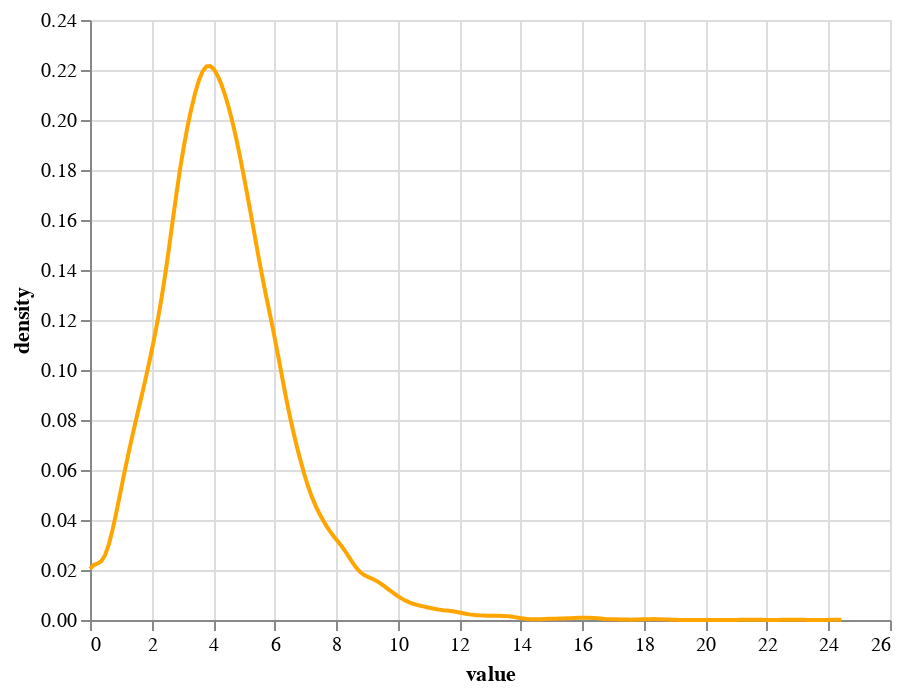

The code cell stored with this chart in its notebook:
### Code cell
long_enough_taxiing_df = dep_arr_df.query('mvt_type=="DEP" & real_dur_minutes > 5')
long_enough_taxiing_df = compute_avg_duration(
    long_enough_taxiing_df,
    on_col="taxi_holding_time_minutes",  # "taxi_holding_time_minutes",
    col_name="long_enough_delay",
)
datachart = long_enough_taxiing_df[["first_movement_start", "long_enough_delay"]]
long_enough_taxiin_chart = (
    alt.Chart(datachart)
    .transform_density("long_enough_delay")
    .mark_line(color="orange")
    .encode(x="value:Q", y="density:Q")
)
long_enough_taxiin_chart

### Figure 1 — Vega-Lite specification as saved in the notebook (floating-point values rounded to 4 significant figures; data arrays with more than 128 entries replaced by an {"elided": "..."} marker saying what was removed)
{"config": {"view": {"continuousWidth": 400, "continuousHeight": 300}}, "data": {"name": "data-f588dbe4a639c8bbf44ba51a1f86b679"}, "mark": {"type": "line", "color": "orange"}, "encoding": {"x": {"type": "quantitative", "field": "value"}, "y": {"type": "quantitative", "field": "density"}}, "transform": [{"density": "long_enough_delay"}], "$schema": "https://vega.github.io/schema/vega-lite/v4.8.1.json", "datasets": {"data-f588dbe4a639c8bbf44ba51a1f86b679": {"elided": "10636 records"}}}
